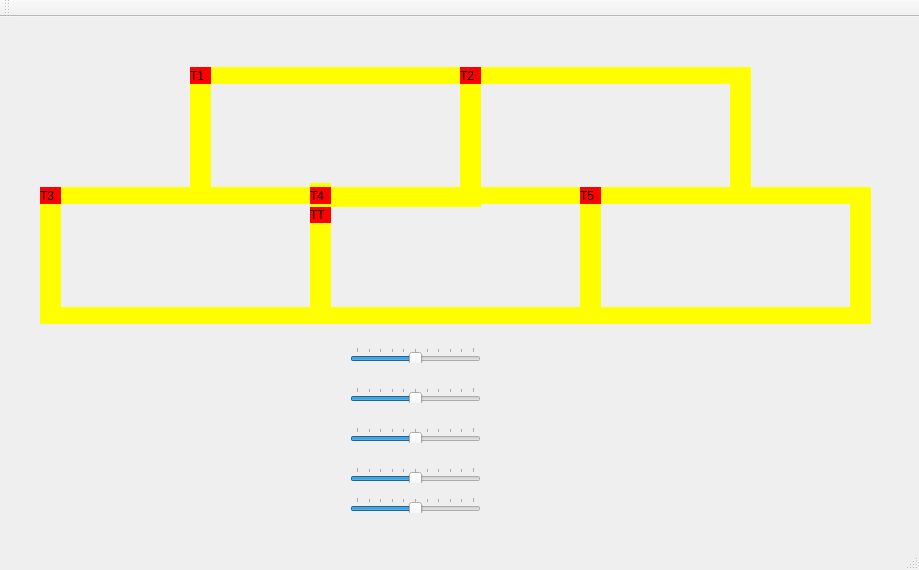
<?xml version="1.0" encoding="UTF-8"?>
<ui version="4.0">
 <class>MainWindow</class>
 <widget class="QMainWindow" name="MainWindow">
  <property name="geometry">
   <rect>
    <x>0</x>
    <y>0</y>
    <width>919</width>
    <height>570</height>
   </rect>
  </property>
  <property name="windowTitle">
   <string>MainWindow</string>
  </property>
  <widget class="QWidget" name="centralWidget">
   <widget class="QLabel" name="label_trem1">
    <property name="geometry">
     <rect>
      <x>190</x>
      <y>50</y>
      <width>21</width>
      <height>17</height>
     </rect>
    </property>
    <property name="styleSheet">
     <string notr="true">QLabel { background: red}</string>
    </property>
    <property name="text">
     <string>T1</string>
    </property>
   </widget>
   <widget class="QLabel" name="label_trilho1">
    <property name="geometry">
     <rect>
      <x>210</x>
      <y>50</y>
      <width>250</width>
      <height>17</height>
     </rect>
    </property>
    <property name="styleSheet">
     <string notr="true">QLabel { background: yellow}</string>
    </property>
    <property name="text">
     <string/>
    </property>
   </widget>
   <widget class="QLabel" name="label_trilho2">
    <property name="geometry">
     <rect>
      <x>210</x>
      <y>170</y>
      <width>250</width>
      <height>17</height>
     </rect>
    </property>
    <property name="styleSheet">
     <string notr="true">QLabel { background: yellow}</string>
    </property>
    <property name="text">
     <string/>
    </property>
   </widget>
   <widget class="QLabel" name="RC0">
    <property name="geometry">
     <rect>
      <x>460</x>
      <y>50</y>
      <width>21</width>
      <height>137</height>
     </rect>
    </property>
    <property name="styleSheet">
     <string notr="true">QLabel { background: yellow}</string>
    </property>
    <property name="text">
     <string/>
    </property>
   </widget>
   <widget class="QLabel" name="label_trilho4">
    <property name="geometry">
     <rect>
      <x>190</x>
      <y>50</y>
      <width>21</width>
      <height>131</height>
     </rect>
    </property>
    <property name="styleSheet">
     <string notr="true">QLabel { background: yellow}</string>
    </property>
    <property name="text">
     <string/>
    </property>
   </widget>
   <widget class="QLabel" name="label_trilho4_2">
    <property name="geometry">
     <rect>
      <x>730</x>
      <y>50</y>
      <width>21</width>
      <height>137</height>
     </rect>
    </property>
    <property name="styleSheet">
     <string notr="true">QLabel { background: yellow}</string>
    </property>
    <property name="text">
     <string/>
    </property>
   </widget>
   <widget class="QLabel" name="label_trilho1_2">
    <property name="geometry">
     <rect>
      <x>480</x>
      <y>50</y>
      <width>250</width>
      <height>17</height>
     </rect>
    </property>
    <property name="styleSheet">
     <string notr="true">QLabel { background: yellow}</string>
    </property>
    <property name="text">
     <string/>
    </property>
   </widget>
   <widget class="QLabel" name="label_trilho2_2">
    <property name="geometry">
     <rect>
      <x>480</x>
      <y>170</y>
      <width>250</width>
      <height>17</height>
     </rect>
    </property>
    <property name="styleSheet">
     <string notr="true">QLabel { background: yellow}</string>
    </property>
    <property name="text">
     <string/>
    </property>
   </widget>
   <widget class="QLabel" name="label_trem2">
    <property name="geometry">
     <rect>
      <x>460</x>
      <y>50</y>
      <width>21</width>
      <height>17</height>
     </rect>
    </property>
    <property name="styleSheet">
     <string notr="true">QLabel { background: red}</string>
    </property>
    <property name="text">
     <string>T2</string>
    </property>
   </widget>
   <widget class="QLabel" name="label_trilho1_3">
    <property name="geometry">
     <rect>
      <x>60</x>
      <y>170</y>
      <width>250</width>
      <height>17</height>
     </rect>
    </property>
    <property name="styleSheet">
     <string notr="true">QLabel { background: yellow}</string>
    </property>
    <property name="text">
     <string/>
    </property>
   </widget>
   <widget class="QLabel" name="label_trilho2_3">
    <property name="geometry">
     <rect>
      <x>60</x>
      <y>290</y>
      <width>250</width>
      <height>17</height>
     </rect>
    </property>
    <property name="styleSheet">
     <string notr="true">QLabel { background: yellow}</string>
    </property>
    <property name="text">
     <string/>
    </property>
   </widget>
   <widget class="QLabel" name="label_trilho3_2">
    <property name="geometry">
     <rect>
      <x>310</x>
      <y>170</y>
      <width>21</width>
      <height>137</height>
     </rect>
    </property>
    <property name="styleSheet">
     <string notr="true">QLabel { background: yellow}</string>
    </property>
    <property name="text">
     <string/>
    </property>
   </widget>
   <widget class="QLabel" name="label_trilho4_3">
    <property name="geometry">
     <rect>
      <x>40</x>
      <y>170</y>
      <width>21</width>
      <height>137</height>
     </rect>
    </property>
    <property name="styleSheet">
     <string notr="true">QLabel { background: yellow}</string>
    </property>
    <property name="text">
     <string/>
    </property>
   </widget>
   <widget class="QLabel" name="label_trem3">
    <property name="geometry">
     <rect>
      <x>40</x>
      <y>170</y>
      <width>21</width>
      <height>17</height>
     </rect>
    </property>
    <property name="styleSheet">
     <string notr="true">QLabel { background: red}</string>
    </property>
    <property name="text">
     <string>T3</string>
    </property>
   </widget>
   <widget class="QLabel" name="label_trilho1_4">
    <property name="geometry">
     <rect>
      <x>330</x>
      <y>170</y>
      <width>250</width>
      <height>17</height>
     </rect>
    </property>
    <property name="styleSheet">
     <string notr="true">QLabel { background: yellow}</string>
    </property>
    <property name="text">
     <string/>
    </property>
   </widget>
   <widget class="QLabel" name="label_trilho2_4">
    <property name="geometry">
     <rect>
      <x>330</x>
      <y>290</y>
      <width>250</width>
      <height>17</height>
     </rect>
    </property>
    <property name="styleSheet">
     <string notr="true">QLabel { background: yellow}</string>
    </property>
    <property name="text">
     <string/>
    </property>
   </widget>
   <widget class="QLabel" name="label_trilho3_3">
    <property name="geometry">
     <rect>
      <x>580</x>
      <y>170</y>
      <width>21</width>
      <height>137</height>
     </rect>
    </property>
    <property name="styleSheet">
     <string notr="true">QLabel { background: yellow}</string>
    </property>
    <property name="text">
     <string/>
    </property>
   </widget>
   <widget class="QLabel" name="RC5">
    <property name="geometry">
     <rect>
      <x>310</x>
      <y>166</y>
      <width>21</width>
      <height>141</height>
     </rect>
    </property>
    <property name="styleSheet">
     <string notr="true">QLabel { background: yellow}</string>
    </property>
    <property name="text">
     <string/>
    </property>
   </widget>
   <widget class="QLabel" name="label_trem4">
    <property name="geometry">
     <rect>
      <x>310</x>
      <y>170</y>
      <width>21</width>
      <height>17</height>
     </rect>
    </property>
    <property name="styleSheet">
     <string notr="true">QLabel { background: red}</string>
    </property>
    <property name="text">
     <string>T4</string>
    </property>
   </widget>
   <widget class="QLabel" name="label_trilho1_5">
    <property name="geometry">
     <rect>
      <x>600</x>
      <y>170</y>
      <width>250</width>
      <height>17</height>
     </rect>
    </property>
    <property name="styleSheet">
     <string notr="true">QLabel { background: yellow}</string>
    </property>
    <property name="text">
     <string/>
    </property>
   </widget>
   <widget class="QLabel" name="label_trilho2_5">
    <property name="geometry">
     <rect>
      <x>600</x>
      <y>290</y>
      <width>250</width>
      <height>17</height>
     </rect>
    </property>
    <property name="styleSheet">
     <string notr="true">QLabel { background: yellow}</string>
    </property>
    <property name="text">
     <string/>
    </property>
   </widget>
   <widget class="QLabel" name="label_trilho3_4">
    <property name="geometry">
     <rect>
      <x>850</x>
      <y>170</y>
      <width>21</width>
      <height>137</height>
     </rect>
    </property>
    <property name="styleSheet">
     <string notr="true">QLabel { background: yellow}</string>
    </property>
    <property name="text">
     <string/>
    </property>
   </widget>
   <widget class="QLabel" name="RC6">
    <property name="geometry">
     <rect>
      <x>580</x>
      <y>170</y>
      <width>21</width>
      <height>137</height>
     </rect>
    </property>
    <property name="styleSheet">
     <string notr="true">QLabel { background: yellow}</string>
    </property>
    <property name="text">
     <string/>
    </property>
   </widget>
   <widget class="QLabel" name="label_trem5">
    <property name="geometry">
     <rect>
      <x>580</x>
      <y>170</y>
      <width>21</width>
      <height>17</height>
     </rect>
    </property>
    <property name="styleSheet">
     <string notr="true">QLabel { background: red}</string>
    </property>
    <property name="text">
     <string>T5</string>
    </property>
   </widget>
   <widget class="QLabel" name="RC4">
    <property name="geometry">
     <rect>
      <x>580</x>
      <y>170</y>
      <width>171</width>
      <height>17</height>
     </rect>
    </property>
    <property name="styleSheet">
     <string notr="true">QLabel { background: yellow}</string>
    </property>
    <property name="text">
     <string/>
    </property>
   </widget>
   <widget class="QLabel" name="RC3">
    <property name="geometry">
     <rect>
      <x>460</x>
      <y>170</y>
      <width>141</width>
      <height>17</height>
     </rect>
    </property>
    <property name="styleSheet">
     <string notr="true">QLabel { background: yellow}</string>
    </property>
    <property name="text">
     <string/>
    </property>
   </widget>
   <widget class="QLabel" name="RC2">
    <property name="geometry">
     <rect>
      <x>330</x>
      <y>170</y>
      <width>151</width>
      <height>20</height>
     </rect>
    </property>
    <property name="styleSheet">
     <string notr="true">QLabel { background: yellow}</string>
    </property>
    <property name="text">
     <string/>
    </property>
   </widget>
   <widget class="QLabel" name="RC1">
    <property name="geometry">
     <rect>
      <x>190</x>
      <y>170</y>
      <width>121</width>
      <height>17</height>
     </rect>
    </property>
    <property name="styleSheet">
     <string notr="true">QLabel { background: yellow}</string>
    </property>
    <property name="text">
     <string/>
    </property>
   </widget>
   <widget class="QSlider" name="SpeedT1">
    <property name="geometry">
     <rect>
      <x>350</x>
      <y>330</y>
      <width>131</width>
      <height>16</height>
     </rect>
    </property>
    <property name="minimum">
     <number>0</number>
    </property>
    <property name="maximum">
     <number>200</number>
    </property>
    <property name="value">
     <number>100</number>
    </property>
    <property name="sliderPosition">
     <number>100</number>
    </property>
    <property name="orientation">
     <enum>Qt::Horizontal</enum>
    </property>
    <property name="invertedAppearance">
     <bool>false</bool>
    </property>
    <property name="invertedControls">
     <bool>false</bool>
    </property>
    <property name="tickPosition">
     <enum>QSlider::TicksAbove</enum>
    </property>
    <property name="tickInterval">
     <number>20</number>
    </property>
   </widget>
   <widget class="QSlider" name="SpeedT2">
    <property name="geometry">
     <rect>
      <x>350</x>
      <y>370</y>
      <width>131</width>
      <height>16</height>
     </rect>
    </property>
    <property name="minimum">
     <number>0</number>
    </property>
    <property name="maximum">
     <number>200</number>
    </property>
    <property name="value">
     <number>100</number>
    </property>
    <property name="sliderPosition">
     <number>100</number>
    </property>
    <property name="orientation">
     <enum>Qt::Horizontal</enum>
    </property>
    <property name="invertedAppearance">
     <bool>false</bool>
    </property>
    <property name="invertedControls">
     <bool>false</bool>
    </property>
    <property name="tickPosition">
     <enum>QSlider::TicksAbove</enum>
    </property>
    <property name="tickInterval">
     <number>20</number>
    </property>
   </widget>
   <widget class="QSlider" name="SpeedT3">
    <property name="geometry">
     <rect>
      <x>350</x>
      <y>410</y>
      <width>131</width>
      <height>16</height>
     </rect>
    </property>
    <property name="minimum">
     <number>0</number>
    </property>
    <property name="maximum">
     <number>200</number>
    </property>
    <property name="value">
     <number>100</number>
    </property>
    <property name="sliderPosition">
     <number>100</number>
    </property>
    <property name="orientation">
     <enum>Qt::Horizontal</enum>
    </property>
    <property name="invertedAppearance">
     <bool>false</bool>
    </property>
    <property name="invertedControls">
     <bool>false</bool>
    </property>
    <property name="tickPosition">
     <enum>QSlider::TicksAbove</enum>
    </property>
    <property name="tickInterval">
     <number>20</number>
    </property>
   </widget>
   <widget class="QSlider" name="SpeedT4">
    <property name="geometry">
     <rect>
      <x>350</x>
      <y>450</y>
      <width>131</width>
      <height>16</height>
     </rect>
    </property>
    <property name="minimum">
     <number>0</number>
    </property>
    <property name="maximum">
     <number>200</number>
    </property>
    <property name="value">
     <number>100</number>
    </property>
    <property name="sliderPosition">
     <number>100</number>
    </property>
    <property name="orientation">
     <enum>Qt::Horizontal</enum>
    </property>
    <property name="invertedAppearance">
     <bool>false</bool>
    </property>
    <property name="invertedControls">
     <bool>false</bool>
    </property>
    <property name="tickPosition">
     <enum>QSlider::TicksAbove</enum>
    </property>
    <property name="tickInterval">
     <number>20</number>
    </property>
   </widget>
   <widget class="QSlider" name="SpeedT5">
    <property name="geometry">
     <rect>
      <x>350</x>
      <y>480</y>
      <width>131</width>
      <height>16</height>
     </rect>
    </property>
    <property name="minimum">
     <number>0</number>
    </property>
    <property name="maximum">
     <number>200</number>
    </property>
    <property name="value">
     <number>100</number>
    </property>
    <property name="sliderPosition">
     <number>100</number>
    </property>
    <property name="orientation">
     <enum>Qt::Horizontal</enum>
    </property>
    <property name="invertedAppearance">
     <bool>false</bool>
    </property>
    <property name="invertedControls">
     <bool>false</bool>
    </property>
    <property name="tickPosition">
     <enum>QSlider::TicksAbove</enum>
    </property>
    <property name="tickInterval">
     <number>20</number>
    </property>
   </widget>
   <widget class="QLabel" name="label_trem5_2">
    <property name="geometry">
     <rect>
      <x>310</x>
      <y>190</y>
      <width>21</width>
      <height>16</height>
     </rect>
    </property>
    <property name="styleSheet">
     <string notr="true">QLabel { background: red}</string>
    </property>
    <property name="text">
     <string>TT</string>
    </property>
   </widget>
   <zorder>label_trilho3_4</zorder>
   <zorder>label_trilho1</zorder>
   <zorder>label_trilho2</zorder>
   <zorder>RC0</zorder>
   <zorder>label_trilho4</zorder>
   <zorder>label_trilho4_2</zorder>
   <zorder>label_trilho1_2</zorder>
   <zorder>label_trilho2_2</zorder>
   <zorder>label_trilho1_3</zorder>
   <zorder>label_trilho2_3</zorder>
   <zorder>label_trilho3_2</zorder>
   <zorder>label_trilho4_3</zorder>
   <zorder>label_trilho1_4</zorder>
   <zorder>label_trilho2_4</zorder>
   <zorder>label_trilho3_3</zorder>
   <zorder>RC5</zorder>
   <zorder>label_trilho1_5</zorder>
   <zorder>label_trilho2_5</zorder>
   <zorder>RC6</zorder>
   <zorder>RC4</zorder>
   <zorder>RC3</zorder>
   <zorder>RC2</zorder>
   <zorder>RC1</zorder>
   <zorder>label_trem1</zorder>
   <zorder>label_trem2</zorder>
   <zorder>label_trem3</zorder>
   <zorder>label_trem4</zorder>
   <zorder>label_trem5</zorder>
   <zorder>SpeedT1</zorder>
   <zorder>SpeedT2</zorder>
   <zorder>SpeedT3</zorder>
   <zorder>SpeedT4</zorder>
   <zorder>SpeedT5</zorder>
   <zorder>label_trem5_2</zorder>
  </widget>
  <widget class="QMenuBar" name="menuBar">
   <property name="geometry">
    <rect>
     <x>0</x>
     <y>0</y>
     <width>919</width>
     <height>21</height>
    </rect>
   </property>
  </widget>
  <widget class="QToolBar" name="mainToolBar">
   <attribute name="toolBarArea">
    <enum>TopToolBarArea</enum>
   </attribute>
   <attribute name="toolBarBreak">
    <bool>false</bool>
   </attribute>
  </widget>
  <widget class="QStatusBar" name="statusBar"/>
 </widget>
 <layoutdefault spacing="6" margin="11"/>
 <resources/>
 <connections/>
</ui>
